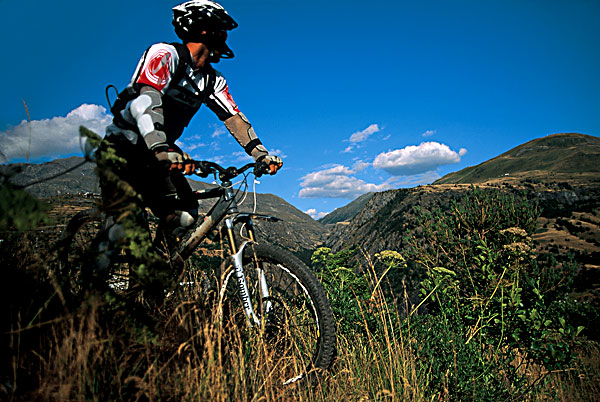
#> input picture trunk/GUI/Samples/E-VTT-pre-2.jpg, 600 x 402 px, found by its file name
$ python lol.py
#> lines starting #> are read from the running program, lines starting #| are printed output that depends on the picture
import Image
im = Image.open("E-VTT-pre-2.jpg")
#> im is the input picture: PIL image 600x402 RGB; mean R, G, B 42.3, 75.8, 89.6
im.convert("L").save("image.bmp")
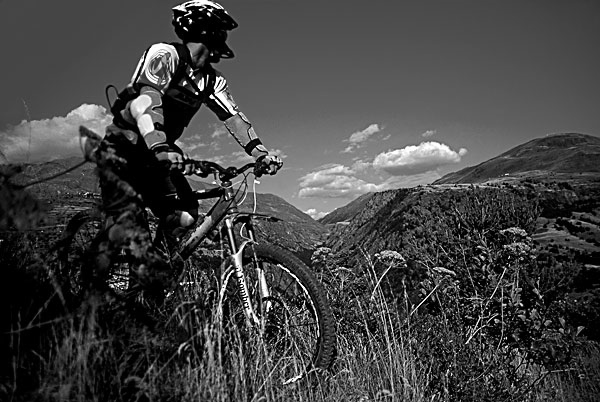
#> saved as image.bmp: PIL image 600x402 L; min 0, max 255, mean 67.3
